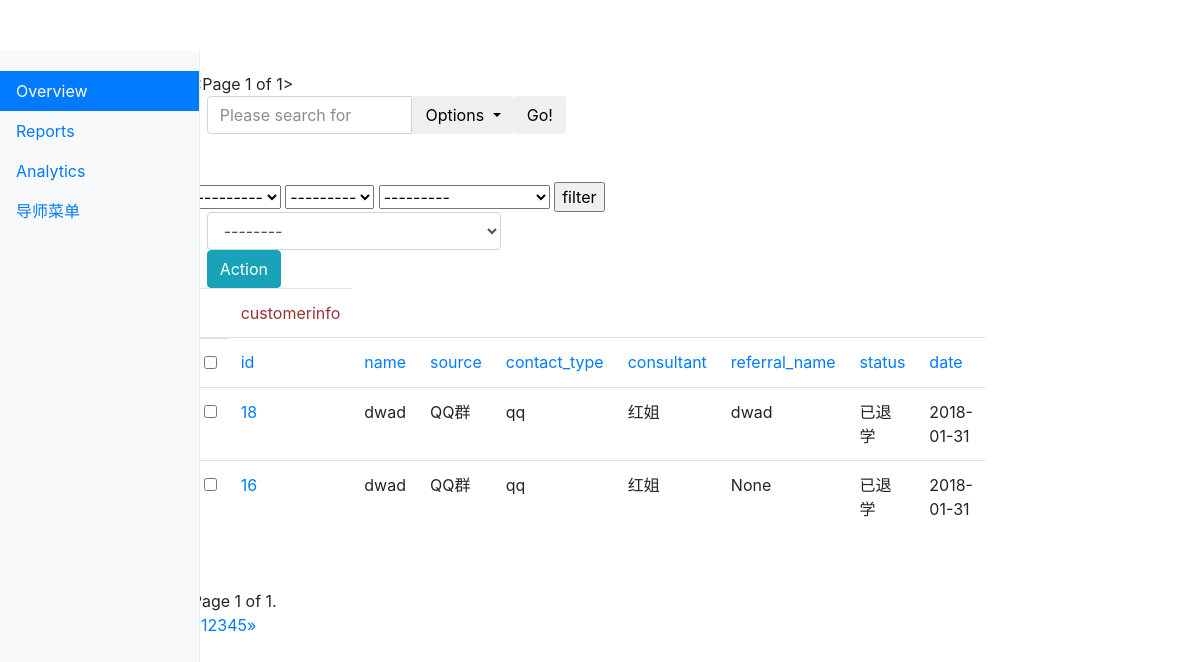
The page /kingadmin/crm/customerinfo/ (signed in) on the database as committed earlier.
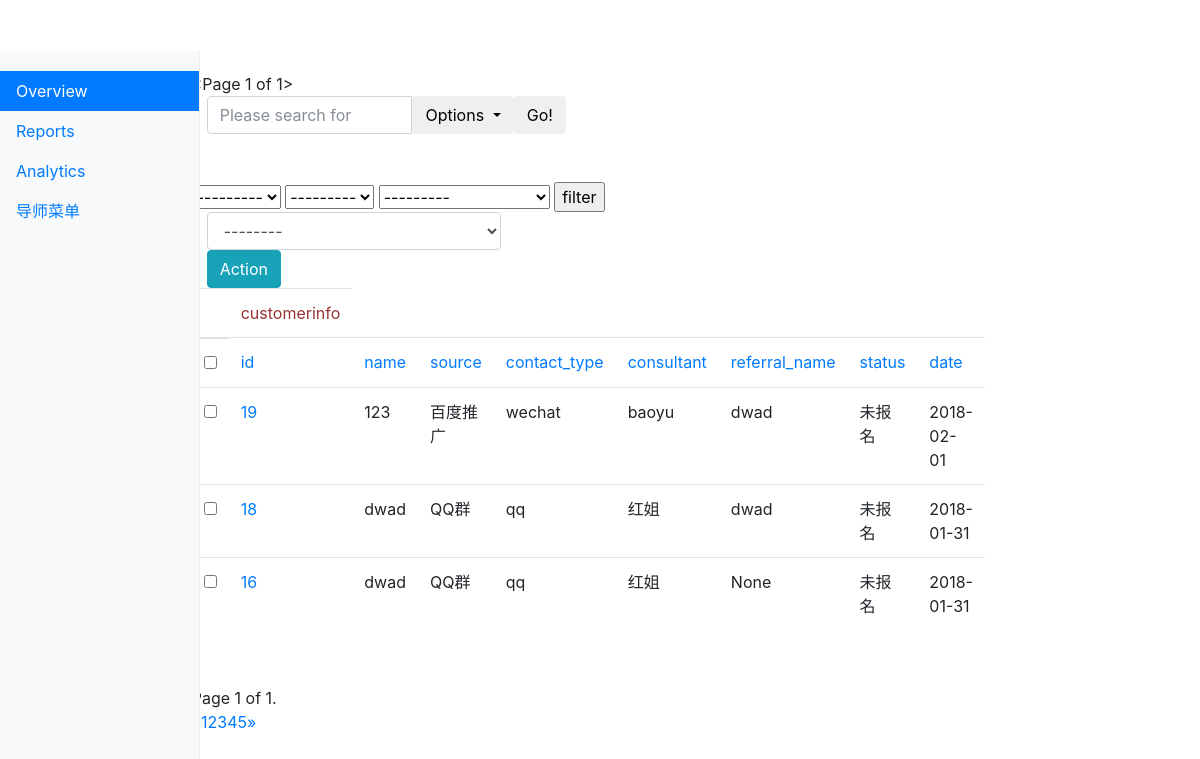
The same page on the database as committed later.
### crm/models.py (models this page shows, shortened)
class Menus(models.Model):
    name = models.CharField(max_length=64)
    url_type_choices = ((0,'absolute'),(1,'dynamic'))
    url_type = models.SmallIntegerField(choices=url_type_choices,default=0)
    url_name = models.CharField(max_length=128)
    class Meta:
        unique_together = ('name','url_name')

class CustomerInfo(models.Model):
    name = models.CharField(max_length=64, default=None)
    contact_type_choices = (
        (0, 'qq'), (1, 'wechat'), (2,'Phone'),
    )
    contact_type = models.SmallIntegerField(choices=contact_type_choices, default=0 )
    contact = models.CharField(max_length=64, unique = True)
    source_choices = (
        (0, 'QQ群'), (1, '51CTO'), (2,'百度推广'),(3,'知乎'),
    )
    source = models.SmallIntegerField(choices=source_choices, default=0)
    referral_name = models.ForeignKey("self", blank=True, null=True, verbose_name="推荐人", on_delete=models.CASCADE)
    consult_courses = models.ManyToManyField("Course", verbose_name="咨询课程")
    consult_content = models.TextField(verbose_name="咨询内容")
    status_choices  = (
        (0, '未报名'), (1, '已报名'), (2,'已退学'),
    )
    status = models.SmallIntegerField(choices=status_choices, default=0)
    consultant = models.ForeignKey("UserProfile", verbose_name="课程顾问",on_delete=models.CASCADE)
    date = models.DateField(auto_now_add=True)
    def __str__(self):
        return self.name

class UserProfile(models.Model):
    user = models.OneToOneField(User,on_delete=models.CASCADE)
    name = models.CharField(max_length=64, verbose_name="姓名")
    role = models.ManyToManyField("Role", blank=True, null = True)
    def __str__(self):
        return self.name

### kingadmin/views.py (the view, shortened to what this page needs)
# urls.py: url(r'^(\w+)/(\w+)/$', views.table_list, name="table_list"),
@login_required
def table_list(request, app_name, model_name):
    admin_class = site.enabled_admin[app_name][model_name] #get the admin_class class save in the list
    querysets = admin_class.model.objects.all().order_by('-id')# get the data
    filter_list = request.GET
    filtered_query, querysets = selected_set(filter_list, querysets)
    admin_class.filtered_query = filtered_query
    querysets = querysets.order_by('-id')
    need_sort_column_name,sorted_querysets, sorted_column = sorted_querysets_by_column(request, querysets, admin_class)
    searched_queryset = searched_querysets(request, sorted_querysets, admin_class)
    querysets  = Paginator(searched_queryset ,admin_class.list_per_page)
    page = request.GET.get('page')
    try:
        querysets = querysets.get_page(page)
    except PageNotAnInteger:
        querysets = querysets.get_page(1)
    except EmptyPage:
        querysets = querysets.get_page(querysets.num_pages)
    admin_class.sorted_colunm_name = need_sort_column_name
    admin_class.sorted_column = sorted_column
    return render(request, "kingadmin/table_list.html",\
                  {"querysets": querysets,"model_name":model_name,\
                   "admin_class":admin_class, "need_sort_column_name": need_sort_column_name})

### kingadmin/templatetags/kingadmin_tags.py (called while the page is built)
@register.simple_tag
def build_table_row(count,obj, admin_class):
    ele = ""
    if admin_class.list_display:
        for index, column_name in enumerate(admin_class.list_display):
            column_obj = admin_class.model._meta.get_field(column_name)
            if column_obj.choices:
                column_data = getattr(obj, "get_%s_display" %column_name)()
            else:
                column_data = getattr(obj, column_name)
            if not index:
                ele += "<td><a href='%s/change'>%s</a></td>" % (obj.id, column_data)
            else:
                ele += "<td>%s</td>" % column_data
    else:
        ele += "<td><a href='%s/change'>%s</a></td>" % (count, obj)
    return mark_safe(ele)

@register.simple_tag
def get_order_method(need_sort_column_name, item, admin_class):
    sort_need_index = admin_class.list_display.index(item)
    if need_sort_column_name == item:
        sort_need_index = '-' + str(sort_need_index)
    return sort_need_index

@register.simple_tag
def get_sorted_column(admin_class):
    if admin_class.sorted_column:
        for k,v in admin_class.sorted_column.items():
            return v
    else:
        return ""

### kingadmin/templates/kingadmin/table_list.html (shortened to what this page needs)
{% extends "kingadmin/index.html" %}
{% load kingadmin_tags %}
{% block dashboard %}
    {{ querysets }}
    <div>
    <form method="get">
        <div class="col-lg-6">
            <div class="input-group">
                <input type="text" class="form-control" placeholder="Please search for " name="search_fileds">
                <div class="input-group-btn">
                    <button type="button" class="btn btn-default dropdown-toggle" data-toggle="dropdown" aria-haspopup="true" aria-expanded="false">
                      <span>Options</span>
                    </button>
                  </div>
                  <span class="input-group-btn">
                    <button class="btn btn-default" type="submit">Go!</button>
                  </span>
            </div>
        </div>
    </form>
    <br>
    <br>
    </div>
    <div>
    {% if admin_class.list_filter %}
    <form>
            {% for filter_obj in admin_class.list_filter %}
               {% build_filter_row filter_obj admin_class%}
            {% endfor %}
            <input type="submit" value="filter">
    </form>
    {% endif %}
    <form onsubmit="return ActionCheck(this)" method="post">{% csrf_token %}
        <div>
            <div class="col-sm-5">
                <select class="form-control" name="action">
                    <option value=''>--------</option>
                </select>
            </div>
            <div class="col-sm-5">
                <button  type="submit" class="btn btn-info">Action</button>
            </div>
        </div>
    </form>
    </div>
    <table class="table table-hover">
    <thead>
        <tr>
            <th>
                <td style="color: #993333">{{ model_name }} </td>
            </th>
        </tr>
    </thead>
    <tbody>
    <tr>
        <th>
        <input type="checkbox" onclick="SelectAllObjs(this)">
            {% if admin_class.list_display %}
                {% for item in admin_class.list_display %}
                    <td><a href="?o={% get_order_method need_sort_column_name item admin_class%}{% get_filteredlist_pagenum admin_class querysets %}">{{ item }}</a>
                    </td>
                {% endfor %}
            {% else %}
                {% get_model_name admin_class %}
            {% endif %}
        </th>
    </tr>
    {% for  item in querysets %}
        <tr>
            <th>
                <input row-select="true" type="checkbox" value="{{ item.id }}">
                {% build_table_row forloop.counter item admin_class  %}
            </th>
        </tr>
    {% endfor %}
    </tbody>
    </table>
    {% build_page_navigation querysets admin_class %}
    <div class="pagination">
        <span class="step-links">
            <span class="current">
                Page {{ querysets.number }} of {{ querysets.paginator.num_pages }}.
            </span>
        </span>
    </div>
    <nav aria-label="Page navigation">
  <ul class="pagination">
    <li>
      <a href="#" aria-label="Previous">
        <span aria-hidden="true">&laquo;</span>
      </a>
    </li>
    <li><a href="#">1</a></li>
    <li><a href="#">2</a></li>
    <li><a href="#">3</a></li>
    <li><a href="#">4</a></li>
    <li><a href="#">5</a></li>
    <li>
      <a href="#" aria-label="Next">
        <span aria-hidden="true">&raquo;</span>
      </a>
    </li>
  </ul>
</nav>
{% endblock %}

### kingadmin/templates/kingadmin/index.html (shortened to what this page needs)
<!DOCTYPE html>
<html lang="en"><head><meta http-equiv="Content-Type" content="text/html; charset=UTF-8">
    <link href="/static/css/bootstrap.min.css" rel="stylesheet">
    <link href="/static/css/dashboard.css" rel="stylesheet">
</head>
  <body>
    <div class="container-fluid">
      <div class="row">
        <nav class="col-sm-3 col-md-2 d-none d-sm-block bg-light sidebar">
          <ul class="nav nav-pills flex-column">
            <li class="nav-item">
              <a class="nav-link active" href="https://getbootstrap.com/docs/4.0/examples/dashboard/#">Overview <span class="sr-only">(current)</span></a>
            </li>
            <li class="nav-item">
              <a class="nav-link" href="#">Reports</a>
            </li>
            <li class="nav-item">
              <a class="nav-link" href="#">Analytics</a>
            </li>
              {% for role_list in request.user.userprofile.role.all %}
                  {% for menu in role_list.menus.all  %}
                       <li class="nav-item">
                                 <a class="nav-link" href="{% if menu.url_type == 0 %}{{ menu.url_name }} {% else %}{% url menu.url_name  %}{% endif %}">{{menu.name }} </a>
                       </li>
                  {% endfor %}
              {% endfor %}
          </ul>
        </nav>
      <div class="col-sm-9 col-sm-offset-3 col-md-10 col-md-offset-2 main">
        <main role="main" class="col-sm-9 ml-sm-auto col-md-10 pt-3">
            {% block dashboard %}{% endblock %}
        </main>
      </div>
      </div>
    </div>
</body>
</html>

Rows that differ between the two databases and show on the page:
added CustomerInfo: id+name+source "19 123 百度推广 wechat baoyu dwad 未报名 2018-02-01"
changed CustomerInfo: id+name+source "18 dwad QQ群 qq 红姐 dwad 已退学 2018-01-31" → "18 dwad QQ群 qq 红姐 dwad 未报名 2018-01-31"
changed CustomerInfo: id+name+source "16 dwad QQ群 qq 红姐 None 已退学 2018-01-31" → "16 dwad QQ群 qq 红姐 None 未报名 2018-01-31"
